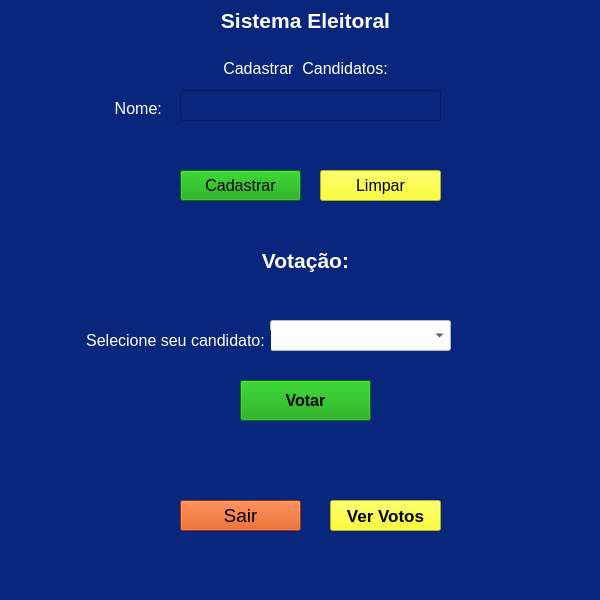
<?xml version="1.0" encoding="UTF-8"?>
<ui version="4.0">
 <class>MainWindow</class>
 <widget class="QMainWindow" name="MainWindow">
  <property name="geometry">
   <rect>
    <x>0</x>
    <y>0</y>
    <width>600</width>
    <height>600</height>
   </rect>
  </property>
  <property name="windowTitle">
   <string>Sistema Eleitoral</string>
  </property>
  <property name="styleSheet">
   <string notr="true">background-color: #08267b</string>
  </property>
  <widget class="QWidget" name="centralwidget">
   <widget class="QLabel" name="label">
    <property name="geometry">
     <rect>
      <x>180</x>
      <y>0</y>
      <width>251</width>
      <height>41</height>
     </rect>
    </property>
    <property name="font">
     <font>
      <pointsize>16</pointsize>
      <weight>75</weight>
      <bold>true</bold>
     </font>
    </property>
    <property name="styleSheet">
     <string notr="true">color: #fff</string>
    </property>
    <property name="text">
     <string>Sistema Eleitoral</string>
    </property>
    <property name="alignment">
     <set>Qt::AlignCenter</set>
    </property>
   </widget>
   <widget class="QLineEdit" name="lineEdit">
    <property name="geometry">
     <rect>
      <x>180</x>
      <y>90</y>
      <width>261</width>
      <height>31</height>
     </rect>
    </property>
    <property name="font">
     <font>
      <pointsize>12</pointsize>
     </font>
    </property>
    <property name="styleSheet">
     <string notr="true">padding: 5px; color: #fff</string>
    </property>
    <property name="text">
     <string/>
    </property>
   </widget>
   <widget class="QLabel" name="label_2">
    <property name="geometry">
     <rect>
      <x>220</x>
      <y>60</y>
      <width>171</width>
      <height>16</height>
     </rect>
    </property>
    <property name="font">
     <font>
      <pointsize>12</pointsize>
     </font>
    </property>
    <property name="styleSheet">
     <string notr="true">color: #fff</string>
    </property>
    <property name="text">
     <string>Cadastrar  Candidatos:</string>
    </property>
    <property name="alignment">
     <set>Qt::AlignCenter</set>
    </property>
   </widget>
   <widget class="QLabel" name="label_3">
    <property name="geometry">
     <rect>
      <x>110</x>
      <y>100</y>
      <width>61</width>
      <height>16</height>
     </rect>
    </property>
    <property name="font">
     <font>
      <pointsize>12</pointsize>
     </font>
    </property>
    <property name="styleSheet">
     <string notr="true">color: #fff</string>
    </property>
    <property name="text">
     <string>Nome: </string>
    </property>
    <property name="alignment">
     <set>Qt::AlignCenter</set>
    </property>
   </widget>
   <widget class="QPushButton" name="pushButton">
    <property name="geometry">
     <rect>
      <x>180</x>
      <y>170</y>
      <width>121</width>
      <height>31</height>
     </rect>
    </property>
    <property name="font">
     <font>
      <pointsize>12</pointsize>
      <weight>50</weight>
      <bold>false</bold>
     </font>
    </property>
    <property name="styleSheet">
     <string notr="true">background-color: #079e00</string>
    </property>
    <property name="text">
     <string>Cadastrar</string>
    </property>
   </widget>
   <widget class="QLabel" name="label_4">
    <property name="geometry">
     <rect>
      <x>180</x>
      <y>130</y>
      <width>261</width>
      <height>20</height>
     </rect>
    </property>
    <property name="font">
     <font>
      <pointsize>12</pointsize>
     </font>
    </property>
    <property name="styleSheet">
     <string notr="true">color: yellow</string>
    </property>
    <property name="text">
     <string/>
    </property>
    <property name="alignment">
     <set>Qt::AlignCenter</set>
    </property>
   </widget>
   <widget class="QPushButton" name="pushButton_2">
    <property name="geometry">
     <rect>
      <x>320</x>
      <y>170</y>
      <width>121</width>
      <height>31</height>
     </rect>
    </property>
    <property name="font">
     <font>
      <pointsize>12</pointsize>
      <weight>50</weight>
      <bold>false</bold>
     </font>
    </property>
    <property name="styleSheet">
     <string notr="true">background-color: yellow</string>
    </property>
    <property name="text">
     <string>Limpar</string>
    </property>
   </widget>
   <widget class="QLabel" name="label_5">
    <property name="geometry">
     <rect>
      <x>180</x>
      <y>240</y>
      <width>251</width>
      <height>41</height>
     </rect>
    </property>
    <property name="font">
     <font>
      <pointsize>16</pointsize>
      <weight>75</weight>
      <bold>true</bold>
     </font>
    </property>
    <property name="styleSheet">
     <string notr="true">color: #fff</string>
    </property>
    <property name="text">
     <string>Votação:</string>
    </property>
    <property name="alignment">
     <set>Qt::AlignCenter</set>
    </property>
   </widget>
   <widget class="QComboBox" name="comboBox">
    <property name="geometry">
     <rect>
      <x>270</x>
      <y>320</y>
      <width>181</width>
      <height>31</height>
     </rect>
    </property>
    <property name="font">
     <font>
      <pointsize>12</pointsize>
      <weight>75</weight>
      <bold>true</bold>
     </font>
    </property>
    <property name="styleSheet">
     <string notr="true">color: #000;background-color: #fff</string>
    </property>
   </widget>
   <widget class="QLabel" name="label_6">
    <property name="geometry">
     <rect>
      <x>80</x>
      <y>330</y>
      <width>191</width>
      <height>20</height>
     </rect>
    </property>
    <property name="font">
     <font>
      <pointsize>12</pointsize>
     </font>
    </property>
    <property name="styleSheet">
     <string notr="true">color: #fff</string>
    </property>
    <property name="text">
     <string>Selecione seu candidato:</string>
    </property>
    <property name="alignment">
     <set>Qt::AlignCenter</set>
    </property>
   </widget>
   <widget class="QPushButton" name="pushButton_3">
    <property name="geometry">
     <rect>
      <x>240</x>
      <y>380</y>
      <width>131</width>
      <height>41</height>
     </rect>
    </property>
    <property name="font">
     <font>
      <pointsize>12</pointsize>
      <weight>75</weight>
      <bold>true</bold>
     </font>
    </property>
    <property name="styleSheet">
     <string notr="true">background-color: #079e00</string>
    </property>
    <property name="text">
     <string>Votar</string>
    </property>
   </widget>
   <widget class="QLabel" name="label_7">
    <property name="geometry">
     <rect>
      <x>180</x>
      <y>450</y>
      <width>261</width>
      <height>21</height>
     </rect>
    </property>
    <property name="font">
     <font>
      <pointsize>12</pointsize>
     </font>
    </property>
    <property name="styleSheet">
     <string notr="true">color: yellow</string>
    </property>
    <property name="text">
     <string/>
    </property>
    <property name="alignment">
     <set>Qt::AlignCenter</set>
    </property>
   </widget>
   <widget class="QPushButton" name="pushButton_4">
    <property name="geometry">
     <rect>
      <x>180</x>
      <y>500</y>
      <width>121</width>
      <height>31</height>
     </rect>
    </property>
    <property name="font">
     <font>
      <pointsize>14</pointsize>
     </font>
    </property>
    <property name="styleSheet">
     <string notr="true">background-color: #d94601</string>
    </property>
    <property name="text">
     <string>Sair</string>
    </property>
   </widget>
   <widget class="QPushButton" name="pushButton_5">
    <property name="geometry">
     <rect>
      <x>330</x>
      <y>500</y>
      <width>111</width>
      <height>31</height>
     </rect>
    </property>
    <property name="font">
     <font>
      <pointsize>13</pointsize>
      <weight>75</weight>
      <bold>true</bold>
     </font>
    </property>
    <property name="styleSheet">
     <string notr="true">background-color: yellow</string>
    </property>
    <property name="text">
     <string>Ver Votos</string>
    </property>
   </widget>
  </widget>
  <widget class="QMenuBar" name="menubar">
   <property name="geometry">
    <rect>
     <x>0</x>
     <y>0</y>
     <width>600</width>
     <height>21</height>
    </rect>
   </property>
  </widget>
  <widget class="QStatusBar" name="statusbar"/>
 </widget>
 <resources/>
 <connections/>
</ui>
